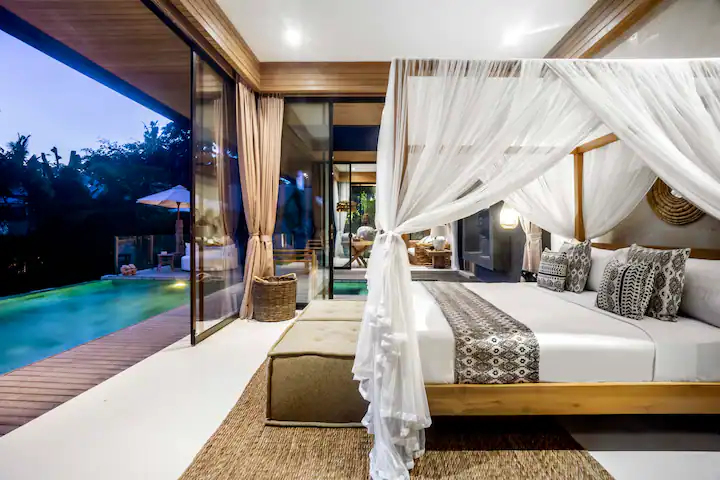
#> input picture backend/files/checks/image/image_test_scripts/images_to_test/blurriness/crisp/08ca9cc1-6c85-4663-9faa-114e1c00956e.webp, 720 x 480 px
$ python -i blurriness_test.py   (imports and definitions only)   (older library calls are emulated)
#> lines starting #> are read from the running program, lines starting #| are printed output that depends on the picture
import cv2
import os
import pandas as pd
def blurriness_score(image_filepath):
    image = cv2.imread(image_filepath)
#> image is the input picture: shape (480, 720, 3); mean B, G, R 138.3, 142, 147
    gray_image = cv2.cvtColor(image, cv2.COLOR_BGR2GRAY)
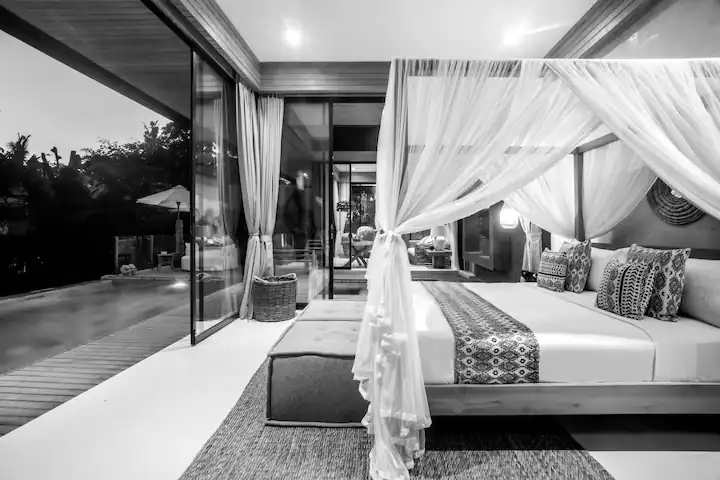
#> gray_image: shape (480, 720); min 0, max 255, mean 143.1
    # Apply different kernel sizes to the Laplacian filter
    score_3 = cv2.Laplacian(gray_image, cv2.CV_64F).var()
#> score_3 = 1636.2
    score_5 = cv2.Laplacian(gray_image, cv2.CV_64F, ksize=5).var()
#> score_5 = 613543.9
    score_7 = cv2.Laplacian(gray_image, cv2.CV_64F, ksize=7).var()
#> score_7 = 66429348.7
    # Take the average of the scores to improve accuracy
    score = (score_3 + score_5 + score_7) / 3
#> score = 22348176.3
    # Apply a threshold to classify the photo as "blurry" or "sharp"
    threshold = 50
    if score < threshold:
        return "blurry", score
    else:
        return "sharp", score

image_data = []

# assign directory
directories = ['images_to_test/blurriness/blurry', 'images_to_test/blurriness/crisp']

# iterate over files in
# that directory
# [9 lines not run here, left out]

df = pd.DataFrame(image_data)
# [1 line not run here, left out]


>>> result = blurriness_score('images_to_test/blurriness/crisp/08ca9cc1-6c85-4663-9faa-114e1c00956e.webp')
#> result = ('sharp', 22348176.3)

$ run again, on backend/files/checks/image/image_test_scripts/images_to_test/blurriness/crisp/6182e3bd-3980-451a-9d28-70971bdd5388.webp
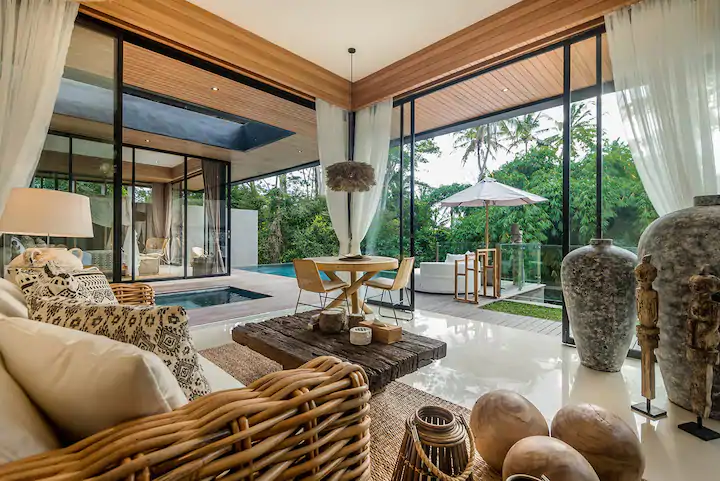
#> input picture backend/files/checks/image/image_test_scripts/images_to_test/blurriness/crisp/6182e3bd-3980-451a-9d28-70971bdd5388.webp, 720 x 481 px
#> in blurriness_score, image is the input picture: shape (481, 720, 3); mean B, G, R 103.1, 125.4, 137
#> in blurriness_score, `gray_image = cv2.cvtColor(image, cv2.COLOR_BGR2GRAY)`:
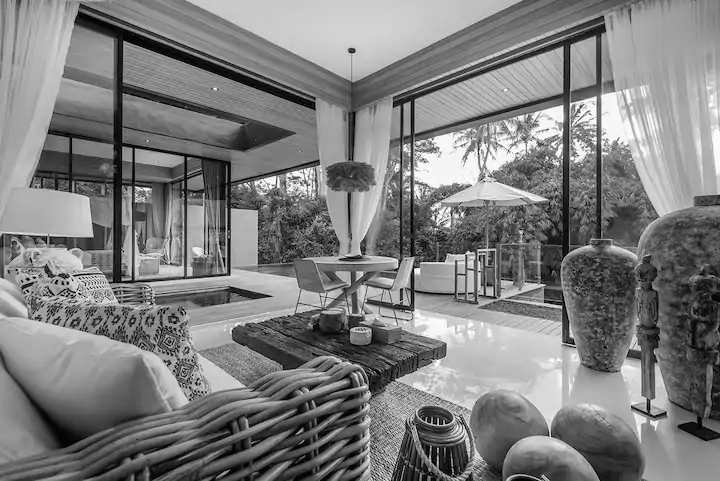
#> gray_image: shape (481, 720); min 0, max 255, mean 126.3
#> score_3 = 3059.5
#> score_5 = 969511.9
#> score_7 = 102545273
#> score = 34505948.1
#> result = ('sharp', 34505948.1)

$ run again, on backend/files/checks/image/image_test_scripts/images_to_test/blurriness/crisp/797d317f-a624-40eb-99de-2f3219176317.webp
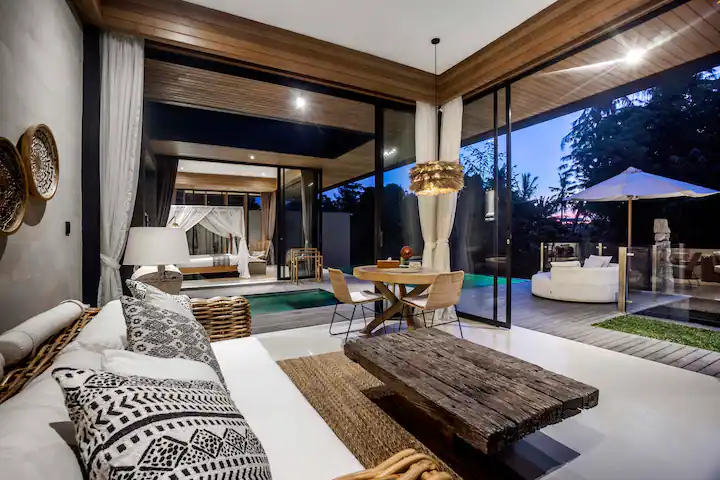
#> input picture backend/files/checks/image/image_test_scripts/images_to_test/blurriness/crisp/797d317f-a624-40eb-99de-2f3219176317.webp, 720 x 480 px
#> in blurriness_score, image is the input picture: shape (480, 720, 3); mean B, G, R 104.3, 106.8, 114.5
#> in blurriness_score, `gray_image = cv2.cvtColor(image, cv2.COLOR_BGR2GRAY)`:
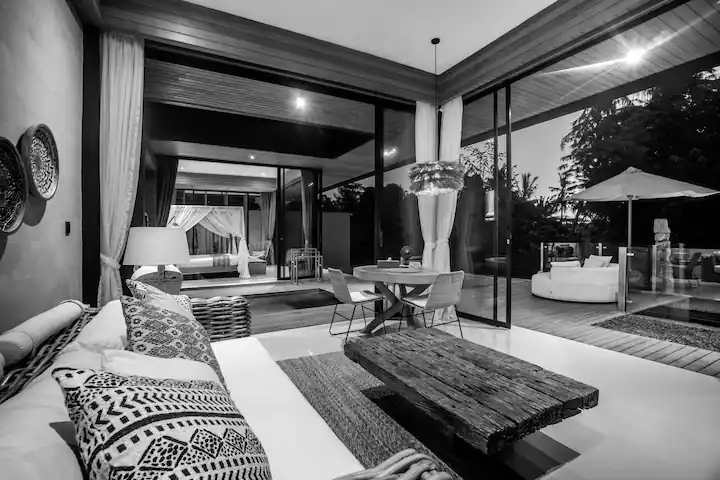
#> gray_image: shape (480, 720); min 0, max 255, mean 108.8
#> score_3 = 2628.1
#> score_5 = 1034261.1
#> score_7 = 111782074.2
#> score = 37606321.2
#> result = ('sharp', 37606321.2)

$ run again, on backend/files/checks/image/image_test_scripts/images_to_test/blurriness/crisp/af086b03-8e4a-4ac9-b976-1d9ce012952a.webp
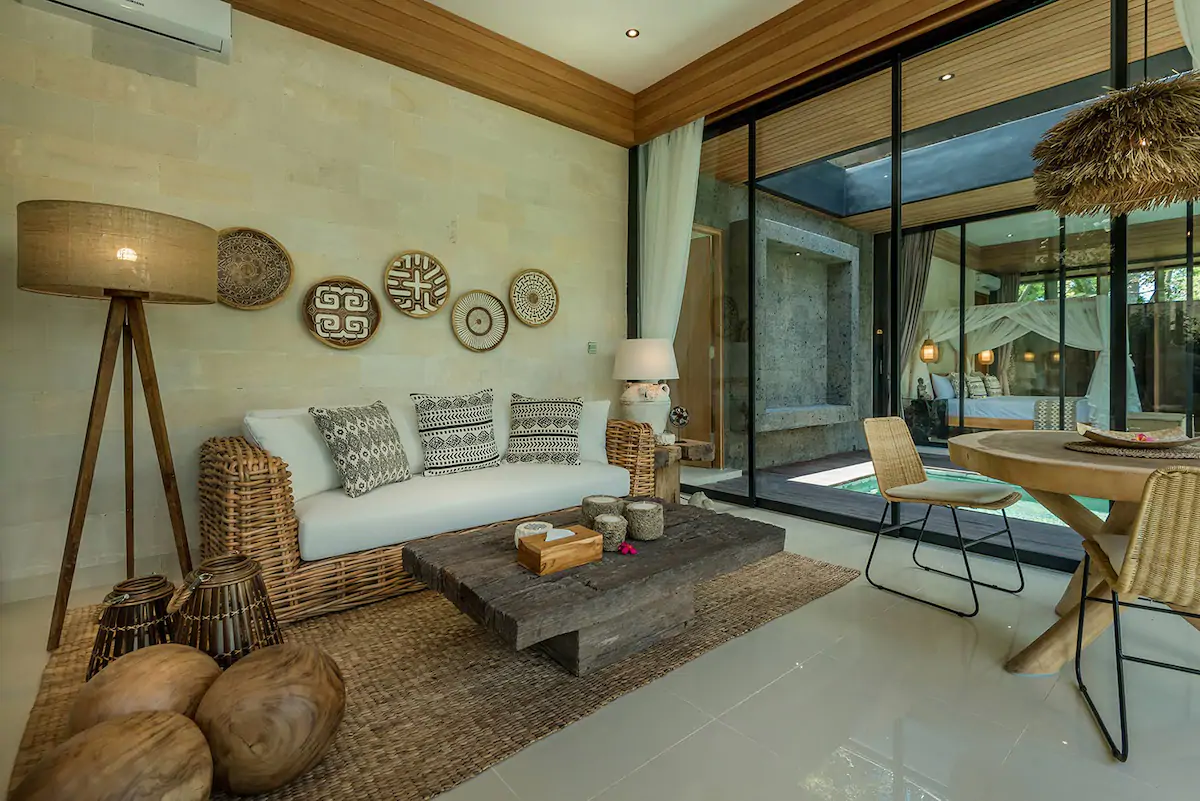
#> input picture backend/files/checks/image/image_test_scripts/images_to_test/blurriness/crisp/af086b03-8e4a-4ac9-b976-1d9ce012952a.webp, 1200 x 801 px
#> in blurriness_score, image is the input picture: shape (801, 1200, 3); mean B, G, R 86.6, 113, 117.1
#> in blurriness_score, `gray_image = cv2.cvtColor(image, cv2.COLOR_BGR2GRAY)`:
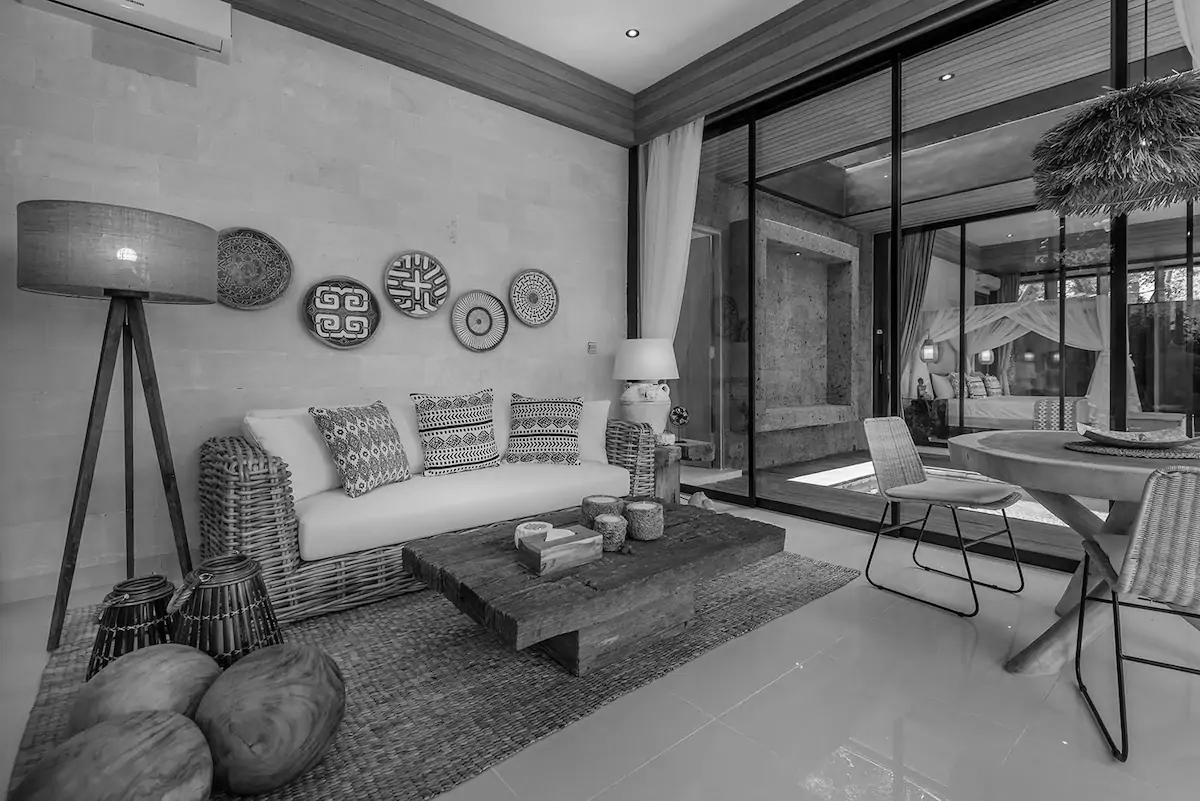
#> gray_image: shape (801, 1200); min 0, max 255, mean 111.2
#> score_3 = 1915
#> score_5 = 542870.4
#> score_7 = 50188435.1
#> score = 16911073.5
#> result = ('sharp', 16911073.5)
